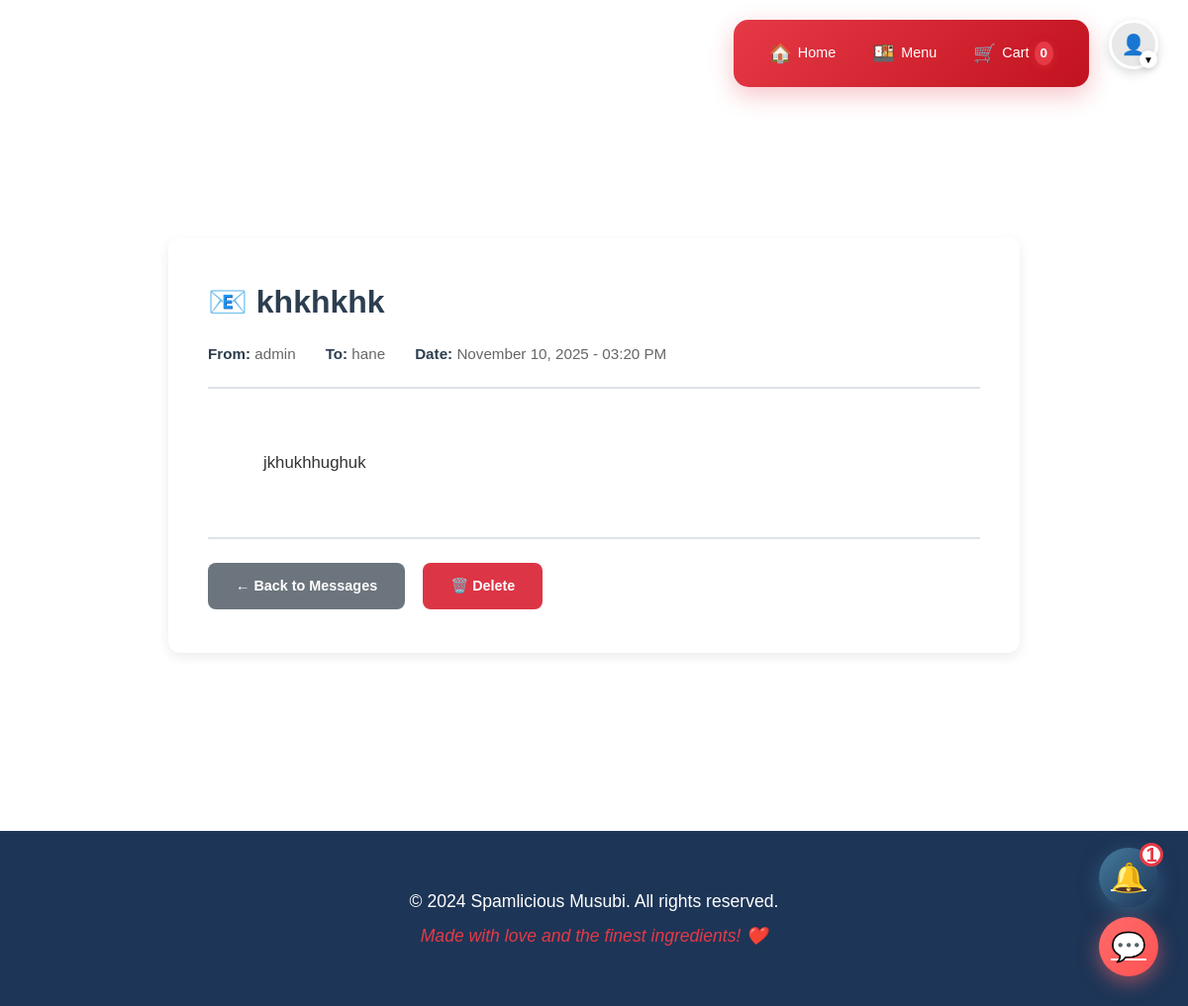
The page /messages/view/2/ (signed in) on the database its author committed.
### musubiapp/models.py (models this page shows, shortened)
class Message(models.Model):
    sender = models.ForeignKey(User, on_delete=models.CASCADE, related_name='sent_messages')
    recipient = models.ForeignKey(User, on_delete=models.CASCADE, related_name='received_messages')
    subject = models.CharField(max_length=200)
    message = models.TextField()
    is_read = models.BooleanField(default=False)
    created_at = models.DateTimeField(auto_now_add=True)
    class Meta:
        ordering = ['-created_at']

### musubiapp/views.py (the view)
# urls.py: path('messages/view/<int:message_id>/', views.view_message, name='view_message'),
@customer_required
def view_message(request, message_id):
    message = get_object_or_404(Message, id=message_id)
    if message.sender != request.user and message.recipient != request.user:
        messages.error(request, 'You do not have permission to view this message.')
        return redirect('customer_messages')
    if message.recipient == request.user and not message.is_read:
        message.is_read = True
        message.save()
        log_activity(
            user=request.user,
            action='view',
            entity_type='message',
            entity_id=message.id,
            description=f'Viewed message from {message.sender.username}: {message.subject}',
            request=request
        )
    return render(request, 'musubiapp/view_message.html', {
        'message': message
    })

### musubiapp/utils.py (called while the page is built)
def log_activity(user, action, entity_type, entity_id=None, description='', request=None):
    ip_address = None
    user_agent = None
    if request:
        x_forwarded_for = request.META.get('HTTP_X_FORWARDED_FOR')
        if x_forwarded_for:
            ip_address = x_forwarded_for.split(',')[0]
        else:
            ip_address = request.META.get('REMOTE_ADDR')
        user_agent = request.META.get('HTTP_USER_AGENT', '')
    ActivityLog.objects.create(
        user=user,
        action=action,
        entity_type=entity_type,
        entity_id=entity_id,
        description=description,
        ip_address=ip_address,
        user_agent=user_agent
    )

### musubiapp/views.py (called while the page is built)
def customer_required(function=None):
    actual_decorator = user_passes_test(
        lambda u: u.is_authenticated and hasattr(u, 'customer') and u.customer.role == 'customer',
        login_url='customer_login'
    )
    if function:
        return actual_decorator(function)
    return actual_decorator

### musubiapp/templates/musubiapp/view_message.html (shortened to what this page needs)
{% extends 'musubiapp/base.html' %}
{% block content %}
<div class="message-container">
    <div class="message-card">
        <div class="message-header">
            <h1>📧 {{ message.subject }}</h1>
            <div class="message-meta">
                <div><strong>From:</strong> {{ message.sender.username }}</div>
                <div><strong>To:</strong> {{ message.recipient.username }}</div>
                <div><strong>Date:</strong> {{ message.created_at|date:"F d, Y - h:i A" }}</div>
            </div>
        </div>
        <div class="message-body">
            {{ message.message }}
        </div>
        <div class="message-actions">
            <a href="{% url 'customer_messages' %}" class="btn btn-secondary">← Back to Messages</a>
            <a href="#" class="btn btn-danger" onclick="event.preventDefault(); showConfirmModal('Are you sure you want to delete this message? This action cannot be undone.', function() { window.location.href = '{% url 'delete_message' message.id %}'; })">🗑️ Delete</a>
        </div>
    </div>
</div>
{% endblock %}

### musubiapp/static/css/mobile-responsive.css (style rules this page uses)
* { margin: 0; padding: 0; box-sizing: border-box; }
body { font-family: 'Poppins', 'Arial', sans-serif; line-height: 1.6; color: #333; background-color: #fff; overflow-x: hidden; -webkit-text-size-adjust: 100%; -ms-text-size-adjust: 100%; }
h1 { font-size: 1.8rem; }
.btn { display: block; width: 100%; padding: 12px 16px; margin: 8px 0; border: none; border-radius: 8px; font-size: 0.9rem; font-weight: 600; text-align: center; text-decoration: none; cursor: pointer; transition: all 0.3s ease; min-height: 44px; }
.btn-secondary { background: linear-gradient(135deg, #457B9D, #1D3557); color: white; }
@media (min-width: 768px) { h1 { font-size: 2.5rem; } }
@media (min-width: 768px) { .btn { display: inline-block; width: auto; padding: 12px 24px; margin: 4px 8px 4px 0; } }
@media (min-width: 1024px) { h1 { font-size: 3rem; } }

### musubiapp/templates/musubiapp/base.html (style rules this page uses)
* { margin: 0; padding: 0; box-sizing: border-box; }
body { font-family: 'Arial', sans-serif; line-height: 1.6; color: #333; background-color: #fff; min-height: 100vh; }

### musubiapp/templates/musubiapp/view_message.html (style rules this page uses)
.message-container { max-width: 900px; margin: 40px auto; padding: 20px; }
.message-card { background: white; border-radius: 12px; box-shadow: 0 4px 12px rgba(0,0,0,0.08); padding: 40px; }
.message-header { border-bottom: 2px solid #dee2e6; padding-bottom: 20px; margin-bottom: 30px; }
.message-header h1 { font-size: 2em; color: #2c3e50; margin-bottom: 15px; }
.message-meta { display: flex; gap: 30px; color: #666; font-size: 0.95em; }
.message-meta strong { color: #2c3e50; }
.message-body { line-height: 1.8; color: #333; font-size: 1.05em; margin-bottom: 30px; white-space: pre-wrap; }
.message-actions { display: flex; gap: 10px; padding-top: 20px; border-top: 2px solid #dee2e6; }
.btn { padding: 12px 28px; border: none; border-radius: 8px; cursor: pointer; font-weight: 600; transition: all 0.3s; text-decoration: none; display: inline-block; }
.btn-secondary { background: #6c757d; color: white; }
.btn-danger { background: #dc3545; color: white; }

### rows shown on the page
Message: subject "khkhkhk", sender.username "admin", recipient.username "hane", created_at "November 10, 2025 - 03:20 PM", message "jkhukhhughuk"
